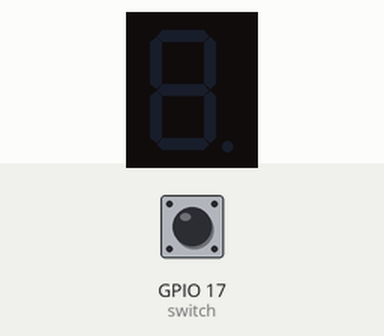
Recording of a program running on a simulated Raspberry Pi (BCM pin numbers). On the bench: 1-digit seven-segment display. Inputs (shaded band) come from the test bench; at power-on: GPIO 17 (switch) LOW. The segment pins are drawn as the display they are named for.

Above: at 1.2 s.
1.3 s: GPIO 17 (switch) pulled HIGH for 3.2 s
At 4.9 s:
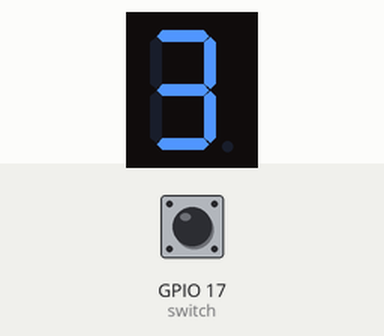
6.0 s: GPIO 17 (switch) pulled HIGH for 0.15 s
At 6.7 s:
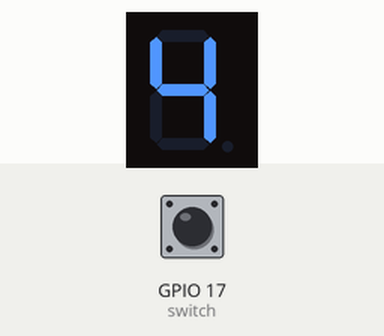
7.6 s: GPIO 17 (switch) pulled HIGH for 1 s
At 8.6 s:
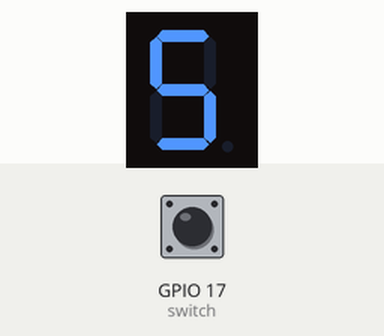
10.1 s: GPIO 17 (switch) pulled HIGH for 0.15 s
At 11.4 s:
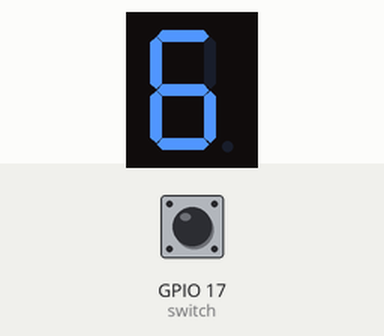
Timing chart, 0 to 12.7 s (numbered marks = the images above; inputs shaded):
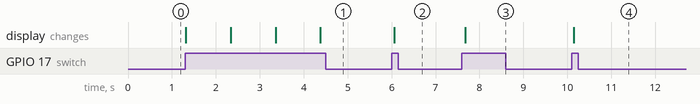

The program:

fnd02.py
```python
import RPi.GPIO as GPIO
import time

# GPIO 핀 번호 설정
segment_pins = [5, 6, 12, 16, 20, 13, 21]
switch = 17

# 각 숫자에 해당하는 7세그먼트 패턴 (0 ~ 9)
segment_patterns = [
    [0, 0, 0, 0, 0, 0, 1],  # 0
    [1, 0, 0, 1, 1, 1, 1],  # 1
    [0, 0, 1, 0, 0, 1, 0],  # 2
    [0, 0, 0, 0, 1, 1, 0],  # 3
    [1, 0, 0, 1, 1, 0, 0],  # 4
    [0, 1, 0, 0, 1, 0, 0],  # 5
    [0, 1, 0, 0, 0, 0, 0],  # 6
    [0, 0, 0, 1, 1, 1, 1],  # 7
    [0, 0, 0, 0, 0, 0, 0],  # 8
    [0, 0, 0, 0, 1, 0, 0]   # 9
]

def setup():
	GPIO.setmode(GPIO.BCM)
	GPIO.setup(switch, GPIO.IN, pull_up_down = GPIO.PUD_DOWN)
	for pin in segment_pins:
		GPIO.setup(pin, GPIO.OUT)

def display_number(number):
	pattern = segment_patterns[number]
	for pin, state in zip(segment_pins, pattern):
		GPIO.output(pin, state)
		#print(pin, state)
	#print()

def main():
	try:
		setup()
		i = 0
		while True:
			if i > 9:
				i = 0
			if GPIO.input(switch):
				display_number(i)
				time.sleep(1)
				i += 1

	except KeyboardInterrupt:
		print("")
	finally:
		GPIO.cleanup()

if __name__ == '__main__':
	main()
```

Measured:
- after the input at 1.3 s, the display: first changes at once (image 1 shows a later state)
- after the input at 6.0 s, the display: changes after 0.06 s (image 2)
- after the input at 7.6 s, the display: changes after 0.08 s (image 3)
- after the input at 10.1 s, the display: changes at once (image 4)
